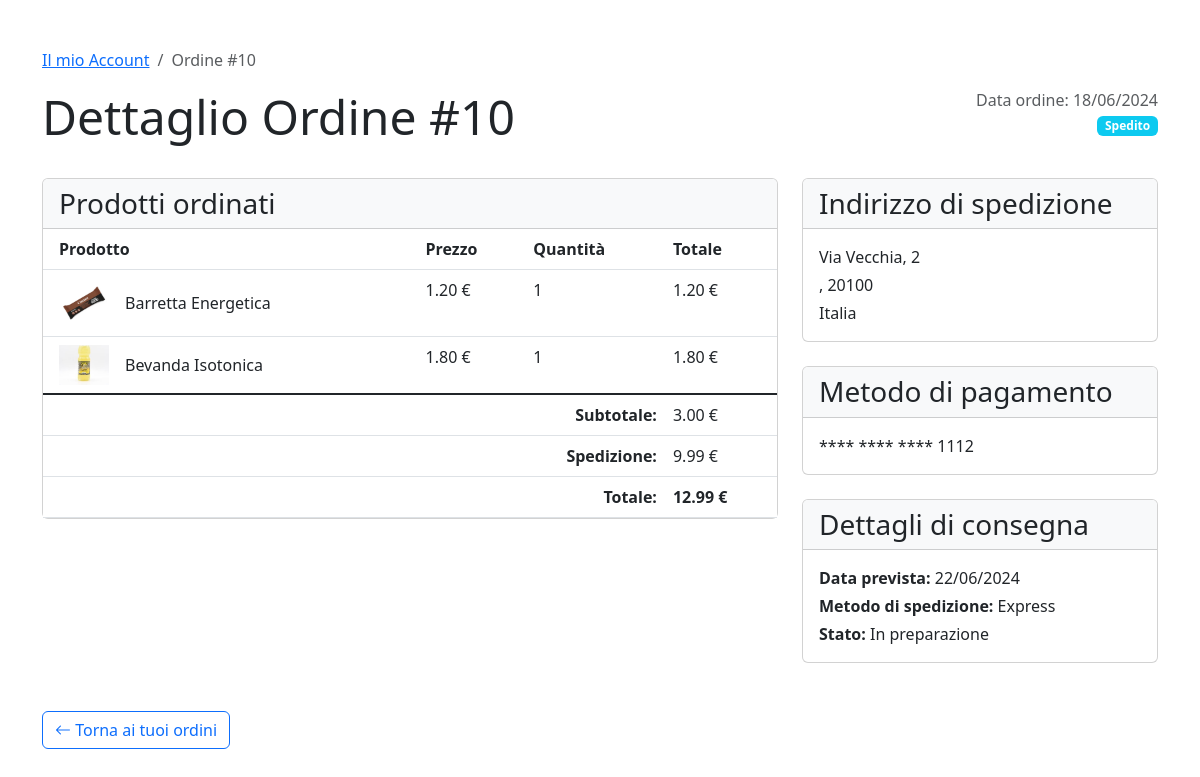
The app's page /core/order_detail/10/ (signed in) with its own data.
### core/models.py (models this page shows, shortened)
class Order(models.Model):
    STATUS_CHOICES = [
        ('pending', 'In attesa'),
        ('shipped', 'Spedito'),
        ('delivered', 'Consegnato'),
        ('cancelled', 'Annullato'),
    ]
    user = models.ForeignKey(CustomUser, on_delete=models.CASCADE, related_name='orders')
    created_at = models.DateTimeField(auto_now_add=True)
    address = models.ForeignKey(DeliveryAddress, on_delete=models.SET_NULL, null=True, blank=True, related_name='orders') # if an address is deleted, orders will still reference to a valid address
    delivery_date = models.DateField()
    status = models.CharField(max_length=20, choices=STATUS_CHOICES, default='pending')
    shipping_cost = models.DecimalField(max_digits=10, decimal_places=2, default=0.00)
    shipping_method = models.CharField(max_length=50, default='standard')
    payment_method = models.CharField(max_length=16)
    class Meta:
        ordering = ('-created_at',)
        permissions = [
            ("view_all_orders", "Può vedere tutti gli ordini"),
        ]
    def get_total_cost(self):
        return sum(item.get_cost() for item in self.items.all())

class OrderItem(models.Model):
    order = models.ForeignKey(Order, on_delete=models.CASCADE, related_name='items')
    product = models.ForeignKey(Product, on_delete=models.CASCADE)
    price = models.DecimalField(max_digits=10, decimal_places=2) # Price at the time of order
    quantity = models.PositiveIntegerField(default=1)
    def get_cost(self):
        return self.price * self.quantity

class DeliveryAddress(models.Model):
    street = models.CharField(max_length=255)
    city = models.CharField(max_length=100)
    postal_code = models.CharField(max_length=20)
    country = models.CharField(max_length=100, default='Italia')
    created_at = models.DateTimeField(auto_now_add=True)

### products/models.py (models this page shows, shortened)
class Product(models.Model):
    category = models.ManyToManyField(Category)
    name = models.CharField(max_length=200, unique=True)
    description = models.TextField(blank=True)
    price = models.DecimalField(max_digits=10, decimal_places=2)
    stock = models.PositiveIntegerField()
    available = models.BooleanField(default=True)
    created = models.DateTimeField(auto_now_add=True)
    updated = models.DateTimeField(auto_now=True)
    image = models.ImageField(upload_to='product_images/', blank=True, null=True)
    added_by = models.ForeignKey('users.CustomUser', on_delete=models.SET_NULL, related_name='products_added', null=True, blank=True)
    modified_by = models.ForeignKey('users.CustomUser', on_delete=models.SET_NULL, related_name='products_modified', null=True, blank=True)
    class Meta:
        ordering = ('name',)

### core/views.py (the view)
class OrderDetailView(LoginRequiredMixin, DetailView):
    model = Order
    template_name = 'core/order_detail.html'
    context_object_name = 'order'
    pk_url_kwarg = 'order_id'  # Parametro URL per l'ID dell'ordine
    def get_queryset(self):
        if self.request.user.has_perm('core.change_order'):
            return Order.objects.all()
        return Order.objects.filter(user=self.request.user)
    def get_context_data(self, **kwargs):
        context = super().get_context_data(**kwargs)
        context['items'] = self.object.items.all()
        context['shipping_cost'] = self.object.shipping_cost
        context['subtotal'] = self.object.get_total_cost()
        context['delivery_date'] = self.object.delivery_date
        context['shipping_method'] = self.object.shipping_method
        context['address'] = self.object.address
        context['total'] = context['subtotal'] + context['shipping_cost']
        context['store_manager'] = is_store_manager(self.request.user)
        context['payment_method'] = self.object.payment_method
        return context

### users/views.py (called while the page is built)
def is_store_manager(user):
    return user.groups.filter(name='Store Managers').exists()

### templates/core/order_detail.html (shortened to what this page needs)
{% extends 'base.html' %}
{% load static %}
{% block content %}
<div class="container my-5">
    <div class="row">
        <div class="col-12">
            <nav aria-label="breadcrumb">
                <ol class="breadcrumb">
                    {% if store_manager %}
                        <li class="breadcrumb-item"><a href="{% url 'users:store_manager_dashboard' %}">Torna alla dashboard</a></li>
                    {% else %}
                        <li class="breadcrumb-item"><a href="{% url 'users:account' %}">Il mio Account</a></li>
                    {% endif %}
                    <li class="breadcrumb-item active" aria-current="page">Ordine #{{ order.id }}</li>
                </ol>
            </nav>
        </div>
    </div>
    <div class="row mb-4">
        <div class="col-md-8">
            <h1 class="display-5">Dettaglio Ordine #{{ order.id }}</h1>
        </div>
        <div class="col-md-4 text-end">
            <p class="mb-0 text-muted">Data ordine: {{ order.created_at|date:"d/m/Y" }}</p>
            <p class="mb-0">
                <span class="badge {% if order.status == 'delivered' %}bg-success{% elif order.status == 'shipped' %}bg-info{% elif order.status == 'pending' %}bg-warning {% else %} bg-danger{% endif %}">
                    {%if order.status == 'delivered' %}Consegnato{% elif order.status == 'shipped' %}Spedito{% elif order.status == 'pending' %}In lavorazione {% else %} Annullato {% endif %}
                </span>
            </p>
        </div>
    </div>
    <div class="row">
        <div class="col-md-8">
            <div class="card mb-4">
                <div class="card-header bg-light">
                    <h3 class="mb-0">Prodotti ordinati</h3>
                </div>
                <div class="card-body p-0">
                    <div class="table-responsive">
                        <table class="table table-hover mb-0">
                            <thead>
                                <tr>
                                    <th class="ps-3">Prodotto</th>
                                    <th>Prezzo</th>
                                    <th>Quantità</th>
                                    <th>Totale</th>
                                </tr>
                            </thead>
                            <tbody>
                                {% for item in items %}
                                <tr>
                                    <td class="ps-3">
                                        <div class="d-flex align-items-center">
                                            <div class="me-3">
                                                {% if item.product.image %}
                                                <img src="{{ item.product.image.url }}" alt="{{ item.product.name }}" style="max-width: 50px;">
                                                {% else %}
                                                <div class="bg-light rounded" style="width: 50px; height: 50px;"></div>
                                                {% endif %}
                                            </div>
                                            <div>
                                                <p class="mb-0 fw-medium">{{ item.product.name }}</p>
                                            </div>
                                        </div>
                                    </td>
                                    <td>{{ item.price }} €</td>
                                    <td>{{ item.quantity }}</td>
                                    <td>{{ item.get_cost }} €</td>
                                </tr>
                                {% endfor %}
                            </tbody>
                            <tfoot class="table-group-divider">
                                <tr>
                                    <td colspan="3" class="text-end fw-bold">Subtotale:</td>
                                    <td>{{ subtotal }} €</td>
                                </tr>
                                <tr>
                                    <td colspan="3" class="text-end fw-bold">Spedizione:</td>
                                    <td>{{ shipping_cost|default:"0.00" }} €</td>
                                </tr>
                                <tr>
                                    <td colspan="3" class="text-end fw-bold">Totale:</td>
                                    <td class="fw-bold">{{ total }} €</td>
                                </tr>
                            </tfoot>
                        </table>
                    </div>
                </div>
            </div>
        </div>
        <div class="col-md-4">
            <div class="card mb-4">
                <div class="card-header bg-light">
                    <h3 class="mb-0">Indirizzo di spedizione</h3>
                </div>
                <div class="card-body">
                    <p class="mb-1">{{ order.address.street }}</p>
                    <p class="mb-1">{{ order.city }}, {{ order.address.postal_code }}</p>
                    <p class="mb-0">{{ order.address.country }}</p>
                </div>
            </div>
            <div class="card mb-4">
                <div class="card-header bg-light">
                    <h3 class="mb-0">Metodo di pagamento</h3>
                </div>
                <div class="card-body">
                    <p class="mb-0">
                            **** **** **** {{ payment_method|slice:"-4:" }}
                    </p>
                </div>
            </div>
            <div class="card mb-4">
                <div class="card-header bg-light">
                    <h3 class="mb-0">Dettagli di consegna</h3>
                </div>
                <div class="card-body">
                    <p class="mb-1"><strong>Data prevista:</strong> {{ delivery_date|date:"d/m/Y" }}</p>
                    <p class="mb-1"><strong>Metodo di spedizione:</strong>
                        {% if shipping_method == 'express' %}
                            Express
                        {% else %}
                            Standard
                        {% endif %}
                    </p>
                    <p class="mb-0"><strong>Stato:</strong>
                        {% if order.delivered %}
                            Consegnato
                        {% elif order.shipped %}
                            Spedito il {{ order.shipped_date|date:"d/m/Y" }}
                        {% else %}
                            In preparazione
                        {% endif %}
                    </p>
                </div>
            </div>
        </div>
    </div>
    <div class="row mt-4">
        <div class="col-12">
            {% if store_manager %}
                <a href="{% url 'users:store_manager_dashboard' %}" class="btn btn-outline-secondary">
                    <i class="bi bi-arrow-left"></i> Torna alla dashboard
                </a>
            {% else %}
                <a href="{% url 'core:order_history' %}" class="btn btn-outline-primary">
                    <i class="bi bi-arrow-left"></i> Torna ai tuoi ordini
                </a>
            {% endif %}
        </div>
    </div>
</div>
{% endblock %}

### records on screen
Order: id "10", created_at "18/06/2024", shipping_cost "9.99", address.street "Via Vecchia, 2", address.postal_code "20100", address.country "Italia", payment_method "1112", delivery_date "22/06/2024"
OrderItem: product.image (picture), product.name "Barretta Energetica", price "1.20", quantity "1", get_cost "1.20"
OrderItem: product.image (picture), product.name "Bevanda Isotonica", price "1.80", quantity "1", get_cost "1.80"

### other values on screen
{{ subtotal }} "3.00"
{{ total }} "12.99"
